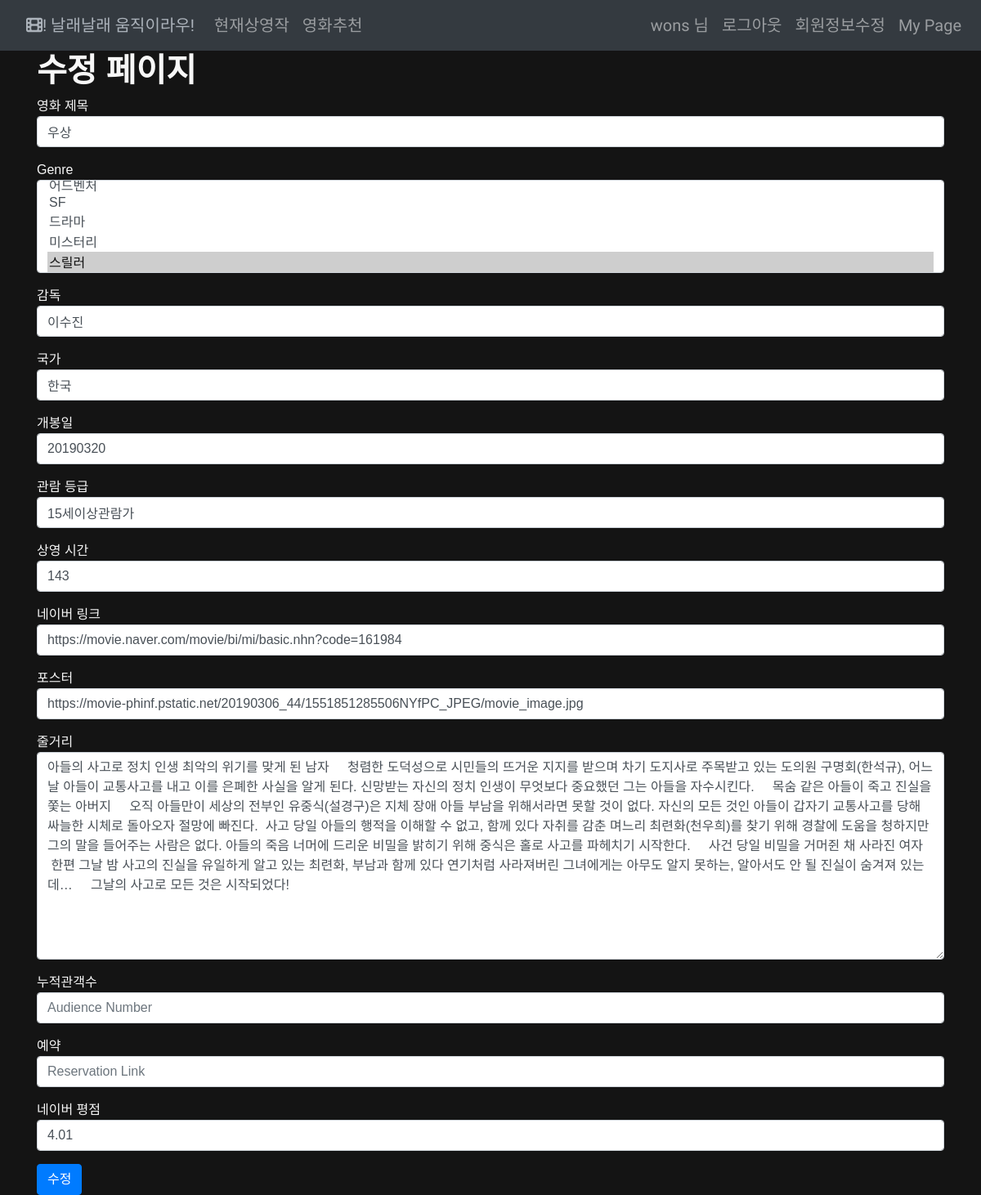
The app's page /movies/16/update/ (signed in) with its own data.
### accounts/models.py (models this page shows)
class User(AbstractUser):
    followers = models.ManyToManyField(settings.AUTH_USER_MODEL, related_name="followings")

### movies/models.py (models this page shows)
class Movie(models.Model):
    title = models.CharField(max_length=150, default='')
    genre = models.ManyToManyField(Genre, related_name = "movies", blank=True)
    director = models.CharField(max_length=200, default='') # 감독
    nation = models.CharField(max_length=200, default='') # 국가
    openDate = models.CharField(max_length=200, default='') # 개봉일
    watchGrade = models.CharField(max_length=200, default='') #
    duration = models.CharField(max_length=200, default='')
    naver_link = models.CharField(max_length=300, default='')
    poster_image = models.CharField(max_length=300, default='')
    summary =models.TextField(default='')
    audience = models.CharField(max_length=200, default='')
    reservation = models.CharField(max_length=300, default='')
    user_Rating = models.FloatField(default=0)

### movies/views.py (the view)
# urls.py: path('update/', views.update, name="update"),
def update(request, movie_id):
    movie = get_object_or_404(Movie, pk=movie_id)
    if not request.user.is_superuser:
        return redirect('movies:list')
    if request.method == "POST":
        form = MovieForm(request.POST, instance=movie)
        if form.is_valid:
            form.save()
            return HttpResponseRedirect(request.META.get('HTTP_REFERER'))
    else:
        form = MovieForm(instance=movie)
        return render(request, 'movies/update.html', {'form':form})

### movies/models.py (called while the page is built)
    def __str__(self):
        return self.name

### movies/templates/movies/update.html (shortened to what this page needs)
{% extends 'base.html' %}
{% load bootstrap4 %}
{% block body %}
  <h1 style="font-weight:bold ; color: #f7f7f7;">수정 페이지</h1>
    <form method="POST" style="color: #f7f7f7;">
      {% bootstrap_form form %}
      <button class='btn btn-primary' type="submit">수정</button>
    </form>
{% endblock %}

### templates/nav.html (shortened to what this page needs)
<nav class="navbar sticky-top navbar-expand-lg navbar-dark bg-dark">
  <a class="nav-link" href="{% url 'movies:list' %}" style="color:#ACB3BB;"><i class="fas fa-film"></i>! 날래날래 움직이라우!</a>
  <div class="collapse navbar-collapse" id="navbarNav">
    <ul class="navbar-nav">
       <li class="nav-item">
        <a class="nav-link" href="{% url 'movies:current' %}">현재상영작</a>
      </li>
      <li class="nav-item">
        <a class="nav-link" href="{% url 'movies:recommend' %}">영화추천</a>
      </li>
    </ul>
  </div>
  <div class="collapse navbar-collapse" id="navbarNav">
    <ul class="navbar-nav ml-auto">
      {% if not user.is_authenticated %}
        <li class="nav-item">
          <a class="nav-link" href="{% url 'accounts:login' %}">로그인</a>
        </li>
        <li class="nav-item">
          <a class="nav-link" href="{% url 'accounts:signup' %}">회원가입</a>
        </li>
      {% else %}
      <li class="nav-item">
        <a class="nav-link">{{ user.username }} 님</a>
      </li>
      <li class="nav-item">
        <a class="nav-link" href="{% url 'accounts:logout' %}">로그아웃</a>
      </li>
      <li class="nav-item">
        <a class="nav-link" href="{% url 'accounts:update' %}">회원정보수정</a>
      </li>
      <li class="nav-item">
        <a class="nav-link" href="{% url 'accounts:mypage' %}">My Page</a>
      </li>
      {% endif %}
    </ul>
  </div>
</nav>

### templates/base.html (style rules this page uses)
fieldset, label { margin: 0; padding: 0; }
html { height: 100%; }
body { background-color: #141414; font-family: 'Noto Sans KR', sans-serif; }
.nav-link { font-family: 'Do Hyeon', sans-serif; font-size: 20px; }

### records on screen
User: username "wons"
Movie: title "우상", director "이수진", nation "한국", openDate "20190320", watchGrade "15세이상관람가", duration "143", naver_link "https://movie.naver.com/movie/bi/mi/basic.nhn?code=161984", poster_image "https://movie-phinf.pstatic.net/20190306_44/1551851285506NYfPC_JPEG/movie_image.jpg", summary "아들의 사고로 정치 인생 최악의 위기를 맞게 된 남자 청렴한 도덕성으로 시민들의 뜨거운 지지를 받으며 차기 도지사로 주목받고 있는 도의원 구명회(한석규), 어느 날 아들이 교통사고를 내고 이를 은폐한 사실을 알게 된다. 신망받는 자신의 정치 인생이 무엇보다 중요했던 그는 아들을 자수시킨다. 목숨 같은 아들이 죽고 진실을 쫓는 아버지 오직 아들만이 세상의 전부인 유중식(설경구)은 지체 장애 아들 부남을 위해서라면 못할 것이 없다. 자신의 모든 것인 아들이 갑자기 교통사고를 당해 싸늘한 시체로 돌아오자 절망에 빠진다. 사고 당일 아들의 행적을 이해할 수 없고, 함께 있다 자취를 감춘 며느리 최련화(천우희)를 찾기 위해 경찰에 도움을 청하지만 그의 말을 들어주는 사람은 없다. 아들의 죽음 너머에 드리운 비밀을 밝히기 위해 중식은 홀로 사고를 파헤치기 시작한다. 사건 당일 비밀을 거머쥔 채 사라진 여자 한편 그날 밤 사고의 진실을 유일하게 알고 있는 최련화, 부남과 함께 있다 연기처럼 사라져버린 그녀에게는 아무도 알지 못하는, 알아서도 안 될 진실이 숨겨져 있는데… 그날의 사고로 모든 것은 시작되었다!", user_Rating "4.01"
